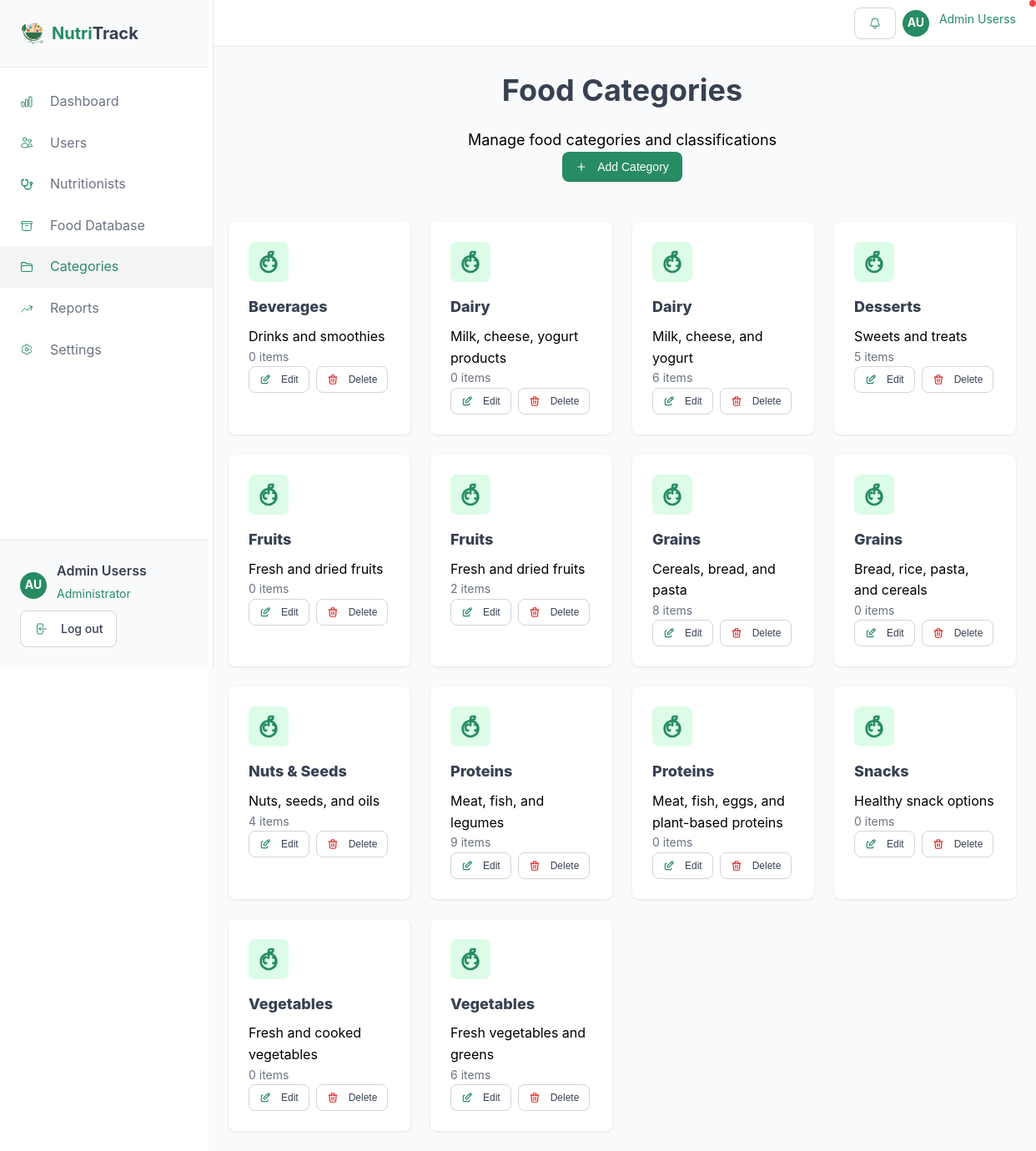
/admin/categories.php (signed in), run on the app's committed database.
### tables this page shows
CREATE TABLE `users` (
  `id` int(11) NOT NULL,
  `name` varchar(100) NOT NULL,
  `email` varchar(100) NOT NULL,
  `password` varchar(255) NOT NULL,
  `phone` varchar(20) DEFAULT NULL,
  `role` enum('user','nutritionist','admin') NOT NULL DEFAULT 'user',
  `status` enum('active','pending','inactive') NOT NULL DEFAULT 'pending',
  `weight` decimal(5,2) DEFAULT NULL,
  `height` decimal(5,2) DEFAULT NULL,
  `age` int(11) DEFAULT NULL,
  `goal` enum('weight_loss','maintain','gain_weight','build_muscle') DEFAULT NULL,
  `health_conditions` text DEFAULT NULL,
  `specialty` varchar(100) DEFAULT NULL,
  `bio` text DEFAULT NULL,
  `rating` decimal(3,2) DEFAULT NULL,
  `nutritionist_id` int(11) DEFAULT NULL,
  `created_at` timestamp NOT NULL DEFAULT current_timestamp(),
  `updated_at` timestamp NOT NULL DEFAULT current_timestamp() ON UPDATE current_timestamp(),
  `profile_image` varchar(255) DEFAULT NULL
);

CREATE TABLE `food_categories` (
  `id` int(11) NOT NULL,
  `name` varchar(50) NOT NULL,
  `description` varchar(255) DEFAULT NULL,
  `created_at` timestamp NOT NULL DEFAULT current_timestamp()
);

### includes/session.php (called while the page is built, shortened)
<?php
function getCurrentUser() {
    try {
        $db = getDB();
        $stmt = $db->prepare("SELECT * FROM users WHERE id = ?");
        $stmt->execute([$_SESSION['user_id']]);
        return $stmt->fetch();
    } catch (PDOException $e) {
        error_log("Error fetching user: " . $e->getMessage());
        return null;
    }
}
function getUserInitials($name = null) {
    $name = $name ?: ($_SESSION['user_name'] ?? 'U');
    $parts = explode(' ', $name);
    return strtoupper(substr($parts[0], 0, 1) . (isset($parts[1]) ? substr($parts[1], 0, 1) : ''));
}
?>

### admin/categories.php (the view, shortened to what this page needs)
<?php
require_once '../includes/session.php';
$db = getDB();
$stmt = $db->prepare("SELECT c.id, c.name, c.description, COUNT(f.id) AS items_count
                       FROM food_categories c
                       LEFT JOIN foods f ON f.category_id = c.id
                       GROUP BY c.id
                       ORDER BY c.name ASC");
$stmt->execute();
$categories = $stmt->fetchAll();
include 'header.php';
?>
<div class="section-header">
    <div class="container">
        <div>
            <h1 class="section-title">Food Categories</h1>
            <p class="section-description">Manage food categories and classifications</p>
        </div>
        <button class="btn btn-primary" onclick="showAddCategoryModal()">
 Add Category
        </button>
    </div>
</div>
<div class="grid grid-4">
    <?php foreach ($categories as $c): ?>
    <div class="card" data-category-id="<?php echo (int)$c['id']; ?>">
        <div class="card-content">
            <div class="card-icon">
            </div>
            <h3 class="card-title"><?php echo htmlspecialchars($c['name']); ?></h3>
            <p class="card-description"><?php echo htmlspecialchars($c['description'] ?? ''); ?></p>
            <div class="faq-answer"><?php echo (int)($c['items_count'] ?? 0); ?> items</div>
            <div class="action-buttons">
                <button class="btn btn-outline btn-sm" onclick="editCategory(this)">
 Edit
                </button>
                <button class="btn btn-outline btn-sm" onclick="deleteCategory(this)">
 Delete
                </button>
            </div>
        </div>
    </div>
    <?php endforeach; ?>
</div>
<?php include 'footer.php'; ?>

### admin/header.php (shortened to what this page needs)
<?php
require_once '../includes/session.php';
$user = getCurrentUser();
?>
<!DOCTYPE html>
<html lang="en">
<head>
    <link rel="stylesheet" href="http://localhost/Health%20DIet/style.css">
</head>
<body>
    <div class="user-layout">
        <aside class="sidebar">
            <div class="sidebar-header">
                <a href="dashboard.php" class="logo">
                    <div style="display:flex; justify-self: center;">
                        <img style="width:30px;height:30px" src="../assets/images/nutritrak_logo-removebg-preview.png" alt="NutriTrack Logo">
                    </div>
                    <span class="logo-text"><span style="color:#278b63;">Nutri</span>Track</span>
                </a>
            </div>
            <nav class="sidebar-nav">
                <a href="dashboard.php" class="<?php echo basename($_SERVER['PHP_SELF']) == 'dashboard.php' ? 'active' : ''; ?>">
 Dashboard
                </a>
                <a href="users.php" class="<?php echo basename($_SERVER['PHP_SELF']) == 'users.php' ? 'active' : ''; ?>">
 Users
                </a>
                <a href="nutritionists.php" class="<?php echo basename($_SERVER['PHP_SELF']) == 'nutritionists.php' ? 'active' : ''; ?>">
 Nutritionists
                </a>
                <a href="foods.php" class="<?php echo basename($_SERVER['PHP_SELF']) == 'foods.php' ? 'active' : ''; ?>">
 Food Database
                </a>
                <a href="categories.php" class="<?php echo basename($_SERVER['PHP_SELF']) == 'categories.php' ? 'active' : ''; ?>">
 Categories
                </a>
                <a href="reports.php" class="<?php echo basename($_SERVER['PHP_SELF']) == 'reports.php' ? 'active' : ''; ?>">
 Reports
                </a>
                <a href="settings.php" class="<?php echo basename($_SERVER['PHP_SELF']) == 'settings.php' ? 'active' : ''; ?>">
 Settings
                </a>
            </nav>
            <div class="sidebar-footer">
                <div class="user-info" onclick="showProfilePopup()" style="cursor: pointer;">
                    <div class="user-avatar"><?php echo getUserInitials($user['name']); ?></div>
                    <div>
                        <div class="team-name"><?php echo $user['name']; ?></div>
                        <div class="team-role">Administrator</div>
                    </div>
                </div>
                <a href="../landing page/auth.php?logout=1" class="btn btn-outline">
 Log out
                </a>
            </div>
        </aside>
        <div class="main-content">
            <header class="top-bar">
                <div class="header-actions">
                    <div class="user-info">
                        <button class="btn btn-outline" onclick="showNotifications()">
                        </button>
                        <div class="notification-dot"></div>
                    </div>
                    <div class="user-info" onclick="showProfilePopup()" style="cursor: pointer;">
                        <div class="user-avatar"><?php echo getUserInitials($user['name']); ?></div>
                        <span class="team-role"><?php echo $user['name']; ?></span>
                    </div>
                </div>
            </header>
            <main class="content-area">

### data on the page
users: name "AU", name "Admin Userss"
food_categories: name "Beverages", description "Drinks and smoothies", items_count "0"
food_categories: name "Dairy", description "Milk, cheese, yogurt products", items_count "0"
food_categories: name "Dairy", description "Milk, cheese, and yogurt", items_count "6"
food_categories: name "Desserts", description "Sweets and treats", items_count "5"
food_categories: name "Fruits", description "Fresh and dried fruits", items_count "0"
food_categories: name "Fruits", description "Fresh and dried fruits", items_count "2"
food_categories: name "Grains", description "Cereals, bread, and pasta", items_count "8"
food_categories: name "Grains", description "Bread, rice, pasta, and cereals", items_count "0"
food_categories: name "Nuts & Seeds", description "Nuts, seeds, and oils", items_count "4"
food_categories: name "Proteins", description "Meat, fish, and legumes", items_count "9"
food_categories: name "Proteins", description "Meat, fish, eggs, and plant-based proteins", items_count "0"
food_categories: name "Snacks", description "Healthy snack options", items_count "0"
food_categories: name "Vegetables", description "Fresh and cooked vegetables", items_count "0"
food_categories: name "Vegetables", description "Fresh vegetables and greens", items_count "6"
